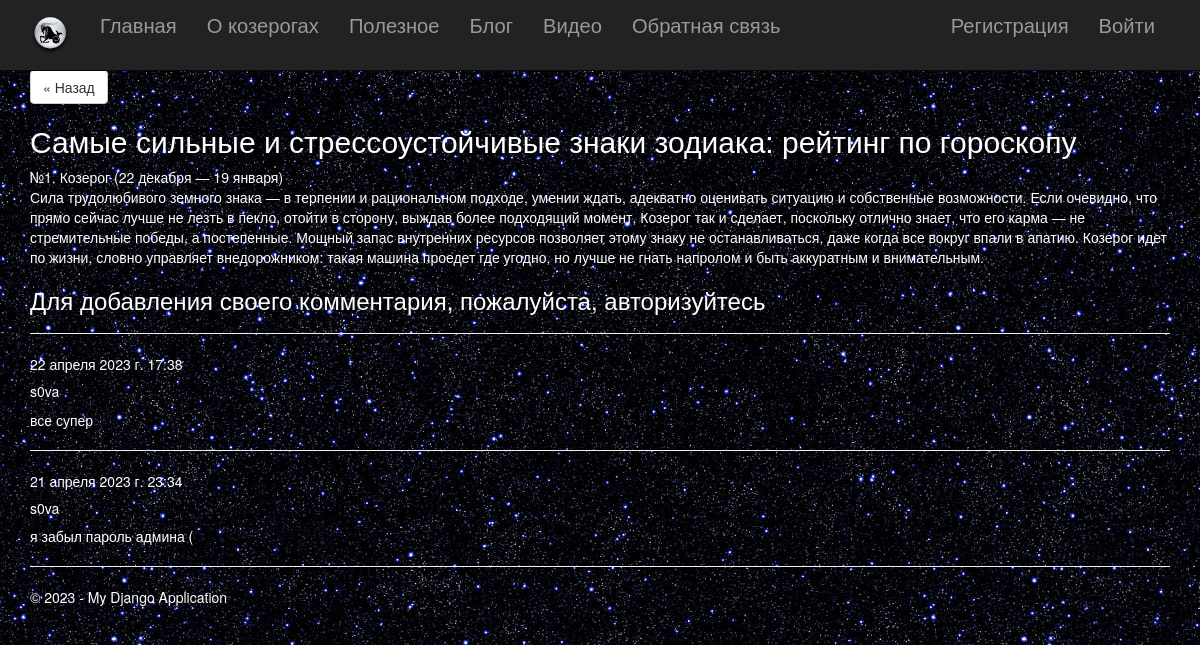
Page /4/ on the committed database.
### app/models.py (models this page shows, shortened)
class Blog(models.Model):
    title = models.CharField(
        max_length=100,
        unique_for_date="posted",
        verbose_name= u"Заголовок",
    )
    descripstion = models.TextField(verbose_name = u"Краткое содержание")
    content = models.TextField(verbose_name = u"Полное содержание")
    posted = models.DateTimeField(default=datetime.now(), db_index=True, verbose_name=u"Опубликована")
    author = models.ForeignKey(User, null=True, blank=True, on_delete=models.SET_NULL, verbose_name="Автор")
    image = models.FileField(default="temp.jpg", verbose_name="Путь к картинке")
    class Meta:
        db_table = "Posts"
        ordering = ["-posted"] # сортировка данных по убыванию даты публикатсии
        verbose_name = u"статья блога"
        verbose_name_plural = u"статья блога"

class Comment(models.Model):
    text = models.TextField(verbose_name="Комментарий")
    date = models.DateTimeField(
        default=datetime.now(), db_index=True, verbose_name="Дата"
    )
    author = models.ForeignKey(User, on_delete=models.CASCADE, verbose_name="Автор")
    post = models.ForeignKey(Blog, on_delete=models.CASCADE, verbose_name="Статья")
    class Meta:
        db_table = "Comments"
        verbose_name = "Комментарий"
        verbose_name_plural = "Комментарии к статьям блога"
        ordering = ["-date"]

### app/views.py (the view)
# urls.py: re_path(r'^(?P<parametr>\d+)/$', views.article, name='article'),
def article(request, parametr):
    post = Blog.objects.get(id=parametr)
    comments = Comment.objects.filter(post=parametr)
    if request.method == "POST":
        form = CommentForm(request.POST)
        if form.is_valid():
            comment = form.save(commit=False)
            comment.author = request.user
            comment.date = datetime.now()
            comment.post = Blog.objects.get(id=parametr)
            comment.save()
            return redirect("article", parametr=post.id)
    else:
        form = CommentForm()
    return render(
        request,
        "app/article.html",
        {
            "title": post.title,
            "post": post,
            "comments": comments,
            "form": form,
            "year": datetime.now().year,
        },
    )

### app/templates/app/article.html (shortened to what this page needs)
﻿{% extends "app/layout.html" %}
{% block content %}
<p class="vertical-margins"><a class="btn btn-default" href="{% url 'blog' %}">&laquo; Назад</a></p>
<h2>{{ post.title }}</h2>
<div class="article-content"><p>{{ post.content|linebreaksbr }}</p></div>
{% if user.is_authenticated %}
<h3>Добавить комментарий</h3>
<form method="post">
    {% csrf_token %}
    <div>
        {{ form.as_p }}
        <button type="submit" class="save btn btn-default">Отправить комментарий</button>
    </div>
</form>
{% else %}
<h3>Для добавления своего комментария, пожалуйста, авторизуйтесь</h3>
{% endif %}
{% for comment in comments %}
<hr />
<h7> {{ comment.date }} </h7>
<h5 class="comment-author"> {{ comment.author }} </h5>
<p> {{ comment.text|linebreaksbr }} </p>
{% endfor %}
{% endblock %}

### app/static/app/content/site.css (style rules this page uses)
body { padding-top: 50px; padding-bottom: 20px; background-image: url("cosmos.jpg"); color: white; }
ul li, a { color: white; font-size: larger; }

### rows in the picture
Blog: title "Самые сильные и стрессоустойчивые знаки зодиака: рейтинг по гороскопу", content "№1. Козерог (22 декабря — 19 января) Сила трудолюбивого земного знака — в терпении и рациональном подходе, умении ждать, адекватно оценивать ситуацию и собственные возможности. Если очевидно, что прямо сейчас лучше не лезть в пекло, отойти в сторону, выждав более подходящий момент, Козерог так и сделает, поскольку отлично знает, что его карма — не стремительные победы, а постепенные. Мощный запас внутренних ресурсов позволяет этому знаку не останавливаться, даже когда все вокруг впали в апатию. Козерог идет по жизни, словно управляет внедорожником: такая машина проедет где угодно, но лучше не гнать напролом и быть аккуратным и внимательным."
Comment: date "22 апреля 2023 г. 17:38", author "s0va", text "все супер"
Comment: date "21 апреля 2023 г. 23:34", author "s0va", text "я забыл пароль админа ("
